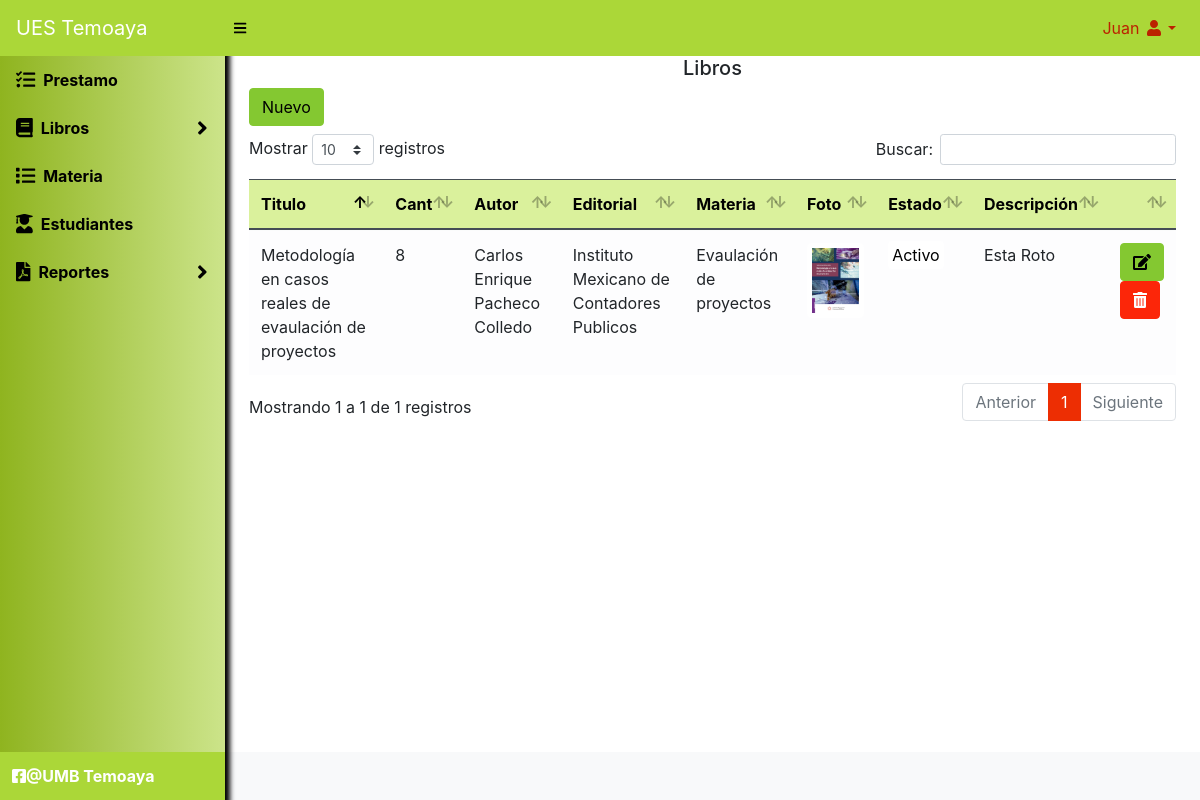
Page /biblioteca/libros (signed in) on the committed database.
### tables this page shows
CREATE TABLE `libro` (
  `id` int(11) NOT NULL,
  `titulo` text NOT NULL,
  `cantidad` int(11) NOT NULL,
  `id_autor` int(11) NOT NULL,
  `id_editorial` int(11) NOT NULL,
  `anio_edicion` date NOT NULL,
  `id_materia` int(11) NOT NULL,
  `num_pagina` int(11) NOT NULL,
  `descripcion` text NOT NULL,
  `imagen` varchar(100) NOT NULL,
  `estado` tinyint(1) DEFAULT NULL
);

CREATE TABLE `autor` (
  `id` int(11) NOT NULL,
  `autor` varchar(30) NOT NULL,
  `imagen` varchar(100) NOT NULL,
  `estado` tinyint(1) DEFAULT NULL
);

CREATE TABLE `editorial` (
  `id` int(11) NOT NULL,
  `editorial` varchar(150) NOT NULL,
  `estado` tinyint(1) DEFAULT NULL
);

CREATE TABLE `materia` (
  `id` int(11) NOT NULL,
  `materia` text NOT NULL,
  `estado` tinyint(1) DEFAULT NULL
);

### biblioteca/index.php (called while the page is built, shortened)
<?php
require_once("Helpers/Helpers.php");
$url = isset($_GET['url']) ? $_GET['url'] : "Home/home";
$arrUrl = explode("/", $url);
$controller = $arrUrl[0];
$methop = $arrUrl[0];
require_once("Libraries/Core/Load.php");
?>

### biblioteca/Libraries/Core/Controllers.php (called while the page is built, shortened)
<?php
class Controllers{
    public function loadModel()
    {
        $model = get_class($this)."Model";
        $routClass = "Models/".$model.".php";
    }
}
?>

### biblioteca/Libraries/Core/Conexion.php (called while the page is built)
<?php
class Conexion{
    private $conect;
    public function __construct()
    {
      $conexion = "mysql:host=".HOST.";dbname=".BD.";.CHARSET.";
      try {
          $this->conect = new PDO($conexion, DB_USER, PASS);
          $this->conect->setAttribute(PDO::ATTR_ERRMODE, PDO::ERRMODE_EXCEPTION);
      } catch (PDOException $e) {
          $this->conect = "Error en la conexion";
          echo "Error: " . $e->getMessage();
      }
    }
    public function conect()
    {
        return $this->conect;
    }
}
?>

### biblioteca/Libraries/Core/Mysql.php (called while the page is built, shortened)
<?php
class Mysql extends Conexion{
    private $conexion;
    function __construct()
    {
        $this->conexion = new Conexion();
        $this->conexion = $this->conexion->conect();
    }
    public function select_all(string $query){
        $this->strquery = $query;
        $result = $this->conexion->prepare($this->strquery);
        $result->execute();
        $data = $result->fetchall(PDO::FETCH_ASSOC);
        return $data;
    }
}
?>

### biblioteca/Helpers/Helpers.php (called while the page is built)
<?php
function base_url()
{
    return BASE_URL;
}
function encabezado($data="")
{
    $VistaH = "Views/Template/header.php";
    require_once($VistaH);
}
function pie($data="")
{
    $VistaP = "Views/Template/footer.php";
    require_once($VistaP);
}
?>

### biblioteca/Libraries/Core/Views.php (called while the page is built)
<?php
class Views{
    function getView($controller, $view, $data="", $alert="", $config = "", $cliente = "")
    {
        $controller = get_class($controller);
        if ($controller == "Home") {
            $view = "Views/".$view.".php";
        }else{
            $view = "Views/" . $controller . "/" . $view . ".php";
        }
        require_once($view);
    }
}
?>

### biblioteca/Controller/Libros.php (called while the page is built, shortened)
<?php
    class Libros extends Controllers{
        public function libros()
        {
            $libro = $this->model->selectLibro();
            $materias = $this->model->selectMateria();
            $editorial = $this->model->selectEditorial();
            $autor = $this->model->selectAutor();
            $data = ['libros' => $libro, 'materias' => $materias, 'editoriales' => $editorial, 'autores' => $autor];
            $this->views->getView($this, "listar", $data);
        }
}

### biblioteca/Models/LibrosModel.php (called while the page is built, shortened)
<?php
class LibrosModel extends Mysql{
    public function selectLibro()
    {
        $sql = "SELECT a.id, a.autor, e.id, e.editorial, m.id, m.materia, l.id, l.titulo, l.cantidad, l.id_autor, l.id_editorial, l.id_materia, l.descripcion, l.imagen, l.estado FROM autor a INNER JOIN editorial e INNER JOIN materia m INNER JOIN libro l ON a.id = l.id_autor AND e.id = l.id_editorial WHERE m.id = l.id_materia";
        $res = $this->select_all($sql);
        return $res;
    }
}

### biblioteca/Views/libros/listar.php (the view, shortened to what this page needs)
<?php encabezado() ?>
<div id="layoutSidenav_content">
    <main>
        <div class="container-fluid">
            <div class="row">
                <div class="col-lg-12">
                    <h5 class="text-center">Libros</h5>
                    <button class="btn btn-primary mb-2" type="button" data-toggle="modal" data-target="#nuevoLibro">Nuevo</button>
                    <div class="table-responsive">
                        <table class="table table-light mt-4" id="table">
                            <thead class="thead-dark">
                                <tr>
                                    <th>Titulo</th>
                                    <th>Cant</th>
                                    <th>Autor</th>
                                    <th>Editorial</th>
                                    <th>Materia</th>
                                    <th>Foto</th>
                                    <th>Estado</th>
                                    <th>Descripción</th>
                                    <th></th>
                                </tr>
                            </thead>
                            <tbody>
                                <?php foreach ($data['libros'] as $libro) {
                                    if ($libro['estado'] == 1) {
                                        $estado = '<span class="badge-success p-1 rounded">Activo</span>';
                                    } else {
                                        $estado = '<span class="badge-danger p-1 rounded">Inactivo</span>';
                                    }
                                ?>
                                    <tr>
                                        <td><?php echo $libro['titulo']; ?></td>
                                        <td><?php echo $libro['cantidad']; ?></td>
                                        <td><?php echo $libro['autor']; ?></td>
                                        <td><?php echo $libro['editorial']; ?></td>
                                        <td><?php echo $libro['materia']; ?></td>
                                        <td><img src="<?php echo base_url() ?>Assets/images/libros/<?php echo $libro['imagen']; ?>" width="150" class="img-thumbnail"></td>
                                        <td><?php echo $estado ?></td>
                                        <td><?php echo $libro['descripcion']; ?></td>
                                        <td>
                                            <a href="<?php echo base_url(); ?>libros/editar?id=<?php echo $libro['id']; ?>" class="btn btn-primary"><i class="fas fa-edit"></i></a>
                                            <?php if ($libro['estado'] == 1) { ?>
                                                <form method="post" action="<?php echo base_url(); ?>libros/eliminar" class="d-inline eliminar">
                                                    <button class="btn btn-danger" type="submit"><i class="fas fa-trash-alt"></i></button>
                                                </form>
                                            <?php } ?>
                                        </td>
                                    </tr>
                                <?php } ?>
                            </tbody>
                        </table>
                    </div>
                </div>
            </div>
        </div>
    </main>
    <?php pie() ?>

### biblioteca/Libraries/Core/Load.php (shortened to what this page needs)
<?php
$controllerFile = "Controller/" . $controller . ".php";
if (file_exists($controllerFile)) {
    $controller = new $controller();
    if (method_exists($controller, $methop)) {
        $controller->{$methop}($params);
    } else {
        require_once("Controller/Error.php");
    }
} else {
    require_once("Controller/Error.php");
}
?>

### biblioteca/Views/template/header.php (shortened to what this page needs)
<!DOCTYPE html>
<html lang="en">
<head>
    <link rel="stylesheet" href="<?php echo base_url(); ?>Assets/css/styles.css" id="theme-stylesheet">
    <link rel="stylesheet" href="<?php echo base_url(); ?>Assets/css/select2.min.css">
    <link rel="stylesheet" href="<?php echo base_url(); ?>Assets/css/dataTables.bootstrap4.min.css">
</head>
<body class="sb-nav-fixed">
    <nav class="sb-topnav navbar navbar-expand navbar-dark bg-primary">
        <a class="navbar-brand" href="<?php echo base_url(); ?>admin/listar">UES Temoaya</a>
        <button class="btn btn-link btn-sm order-1 order-lg-0" id="sidebarToggle" href="#"><i class="fas fa-bars"></i></button>
        <ul class="navbar-nav ml-auto">
            <li class="nav-item dropdown">
                <a class="nav-link dropdown-toggle text-capitalize" id="userDropdown" href="#" role="button" data-toggle="dropdown" aria-haspopup="true" aria-expanded="false"><?php echo $_SESSION['nombre']; ?> <i class="fas fa-user fa-fw"></i></a>
            </li>
        </ul>
    </nav>
    <div id="layoutSidenav">
        <div id="layoutSidenav_nav">
            <nav class="sb-sidenav accordion sb-sidenav-dark" id="sidenavAccordion">
                <div class="sb-sidenav-menu">
                    <div class="nav">
                        <?php if ($_SESSION['rol'] == 1) { ?>
                            <a class="nav-link active" href="<?php echo base_url(); ?>admin/listar">
                                <div class="sb-nav-link-icon"><i class="fas fa-tasks fa-lg"></i></div>
                                Prestamo
                            </a>
                        <?php } ?>
                        <a class="nav-link collapsed active" href="<?php echo base_url(); ?>/libros" data-toggle="collapse" data-target="#collapseLayouts" aria-expanded="false" aria-controls="collapseLayouts">
                            <div class="sb-nav-link-icon"><i class="fas fa-book fa-lg"></i></div>
                            Libros
                            <div class="sb-sidenav-collapse-arrow"><i class="fas fa-angle-down fa-lg"></i></div>
                        </a>
                        <a class="nav-link active" href="<?php echo base_url(); ?>materia">
                            <div class="sb-nav-link-icon"><i class="fas fa-list fa-lg"></i>
                            </div>
                            Materia
                        </a><a class="nav-link active" href="<?php echo base_url(); ?>estudiantes">
                            <div class="sb-nav-link-icon"><i class="fas fa-user-graduate fa-lg"></i>
                            </div>
                            Estudiantes
                        <a class="nav-link collapsed active" href="<?php echo base_url(); ?>/libros" data-toggle="collapse" data-target="#collapseEst" aria-expanded="false" aria-controls="collapseLayouts">
                            <div class="sb-nav-link-icon"><i class="fas fa-file-pdf fa-lg"></i></div>
                            Reportes
                            <div class="sb-sidenav-collapse-arrow"><i class="fas fa-angle-down fa-lg"></i></div>
                        </a>
                    </div>
                </div>
                <div class="sb-sidenav-footer bg-primary">
                    <a href="https://www.facebook.com/umbtemoaya?mibextid=ZbWKwL" class="text-white"><i class="fab fa-facebook-square"></i>@UMB Temoaya</a>
                </div>
            </nav>
        </div>

### biblioteca/Views/template/footer.php (shortened to what this page needs)
<footer class="py-4 bg-light mt-auto">
</footer>
</div>
</body>
</html>

### rows in the picture
libro: titulo "Metodología en casos reales de evaulación de proyectos", cantidad "8", id_autor.autor "Carlos Enrique Pacheco Colledo", id_editorial.editorial "Instituto Mexicano de Contadores Publicos", id_materia.materia "Evaulación de proyectos", imagen (picture), estado "Activo", descripcion "Esta Roto"

### other values in the picture
$_SESSION['nombre'] "Juan"
